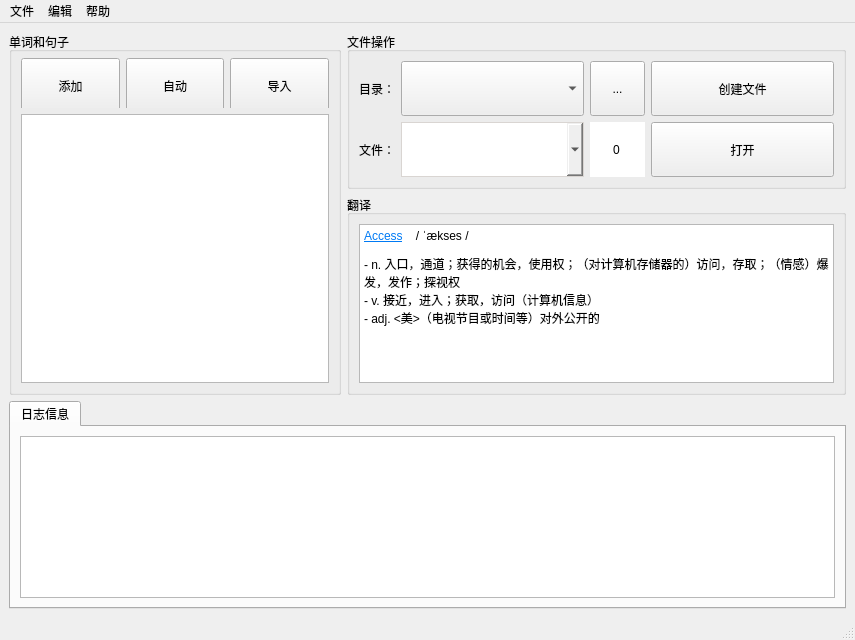
<?xml version="1.0" encoding="UTF-8"?>
<ui version="4.0">
 <class>MainWindow</class>
 <widget class="QMainWindow" name="MainWindow">
  <property name="geometry">
   <rect>
    <x>0</x>
    <y>0</y>
    <width>855</width>
    <height>640</height>
   </rect>
  </property>
  <property name="windowTitle">
   <string>MainWindow</string>
  </property>
  <widget class="QWidget" name="centralwidget">
   <layout class="QVBoxLayout" name="verticalLayout_8">
    <item>
     <layout class="QHBoxLayout" name="horizontalLayout_3" stretch="2,3">
      <item>
       <widget class="QGroupBox" name="listWgt">
        <property name="sizePolicy">
         <sizepolicy hsizetype="Expanding" vsizetype="Expanding">
          <horstretch>0</horstretch>
          <verstretch>0</verstretch>
         </sizepolicy>
        </property>
        <property name="minimumSize">
         <size>
          <width>0</width>
          <height>0</height>
         </size>
        </property>
        <property name="maximumSize">
         <size>
          <width>16777215</width>
          <height>16777215</height>
         </size>
        </property>
        <property name="title">
         <string>单词和句子</string>
        </property>
        <layout class="QVBoxLayout" name="listLayout" stretch="2,0">
         <property name="spacing">
          <number>6</number>
         </property>
         <property name="topMargin">
          <number>6</number>
         </property>
         <item>
          <widget class="QWidget" name="listPbnWgt" native="true">
           <property name="sizePolicy">
            <sizepolicy hsizetype="Preferred" vsizetype="Preferred">
             <horstretch>0</horstretch>
             <verstretch>0</verstretch>
            </sizepolicy>
           </property>
           <property name="minimumSize">
            <size>
             <width>0</width>
             <height>40</height>
            </size>
           </property>
           <property name="maximumSize">
            <size>
             <width>16777215</width>
             <height>50</height>
            </size>
           </property>
           <layout class="QHBoxLayout" name="horizontalLayout_2">
            <property name="sizeConstraint">
             <enum>QLayout::SetDefaultConstraint</enum>
            </property>
            <property name="leftMargin">
             <number>0</number>
            </property>
            <property name="topMargin">
             <number>0</number>
            </property>
            <property name="rightMargin">
             <number>0</number>
            </property>
            <property name="bottomMargin">
             <number>0</number>
            </property>
            <item>
             <widget class="QPushButton" name="addPbn">
              <property name="sizePolicy">
               <sizepolicy hsizetype="Preferred" vsizetype="Fixed">
                <horstretch>0</horstretch>
                <verstretch>0</verstretch>
               </sizepolicy>
              </property>
              <property name="minimumSize">
               <size>
                <width>0</width>
                <height>55</height>
               </size>
              </property>
              <property name="maximumSize">
               <size>
                <width>16777215</width>
                <height>16777215</height>
               </size>
              </property>
              <property name="text">
               <string>添加</string>
              </property>
             </widget>
            </item>
            <item>
             <widget class="QPushButton" name="autoPbn">
              <property name="sizePolicy">
               <sizepolicy hsizetype="Preferred" vsizetype="Fixed">
                <horstretch>0</horstretch>
                <verstretch>0</verstretch>
               </sizepolicy>
              </property>
              <property name="minimumSize">
               <size>
                <width>0</width>
                <height>55</height>
               </size>
              </property>
              <property name="maximumSize">
               <size>
                <width>16777215</width>
                <height>16777215</height>
               </size>
              </property>
              <property name="text">
               <string>自动</string>
              </property>
             </widget>
            </item>
            <item>
             <widget class="QPushButton" name="autoPbn_2">
              <property name="sizePolicy">
               <sizepolicy hsizetype="Preferred" vsizetype="Fixed">
                <horstretch>0</horstretch>
                <verstretch>0</verstretch>
               </sizepolicy>
              </property>
              <property name="minimumSize">
               <size>
                <width>0</width>
                <height>55</height>
               </size>
              </property>
              <property name="maximumSize">
               <size>
                <width>16777215</width>
                <height>16777215</height>
               </size>
              </property>
              <property name="text">
               <string>导入</string>
              </property>
             </widget>
            </item>
           </layout>
          </widget>
         </item>
         <item>
          <widget class="QListWidget" name="addList">
           <property name="sizePolicy">
            <sizepolicy hsizetype="Preferred" vsizetype="Preferred">
             <horstretch>0</horstretch>
             <verstretch>0</verstretch>
            </sizepolicy>
           </property>
           <property name="minimumSize">
            <size>
             <width>0</width>
             <height>0</height>
            </size>
           </property>
          </widget>
         </item>
        </layout>
       </widget>
      </item>
      <item>
       <layout class="QVBoxLayout" name="verticalLayout_2" stretch="1,3">
        <item>
         <widget class="QGroupBox" name="groupBox">
          <property name="title">
           <string>文件操作</string>
          </property>
          <layout class="QHBoxLayout" name="horizontalLayout">
           <item>
            <layout class="QVBoxLayout" name="verticalLayout">
             <item>
              <widget class="QLabel" name="label">
               <property name="text">
                <string>目录：</string>
               </property>
              </widget>
             </item>
             <item>
              <widget class="QLabel" name="label_2">
               <property name="text">
                <string>文件：</string>
               </property>
              </widget>
             </item>
            </layout>
           </item>
           <item>
            <layout class="QVBoxLayout" name="verticalLayout_3">
             <item>
              <widget class="QComboBox" name="tarPathCombox">
               <property name="sizePolicy">
                <sizepolicy hsizetype="Expanding" vsizetype="Expanding">
                 <horstretch>0</horstretch>
                 <verstretch>0</verstretch>
                </sizepolicy>
               </property>
               <property name="minimumSize">
                <size>
                 <width>70</width>
                 <height>35</height>
                </size>
               </property>
              </widget>
             </item>
             <item>
              <widget class="QComboBox" name="subPathComBox">
               <property name="sizePolicy">
                <sizepolicy hsizetype="Expanding" vsizetype="Expanding">
                 <horstretch>0</horstretch>
                 <verstretch>0</verstretch>
                </sizepolicy>
               </property>
               <property name="minimumSize">
                <size>
                 <width>80</width>
                 <height>35</height>
                </size>
               </property>
               <property name="styleSheet">
                <string notr="true">border: 1px solid #d9d5d2</string>
               </property>
              </widget>
             </item>
            </layout>
           </item>
           <item>
            <layout class="QVBoxLayout" name="verticalLayout_4">
             <item>
              <widget class="QToolButton" name="repoPathPtn">
               <property name="sizePolicy">
                <sizepolicy hsizetype="Fixed" vsizetype="Expanding">
                 <horstretch>0</horstretch>
                 <verstretch>0</verstretch>
                </sizepolicy>
               </property>
               <property name="minimumSize">
                <size>
                 <width>55</width>
                 <height>35</height>
                </size>
               </property>
               <property name="text">
                <string>...</string>
               </property>
              </widget>
             </item>
             <item>
              <widget class="QSpinBox" name="numSpinBox">
               <property name="sizePolicy">
                <sizepolicy hsizetype="Fixed" vsizetype="Expanding">
                 <horstretch>0</horstretch>
                 <verstretch>0</verstretch>
                </sizepolicy>
               </property>
               <property name="minimumSize">
                <size>
                 <width>55</width>
                 <height>35</height>
                </size>
               </property>
               <property name="styleSheet">
                <string notr="true">QSpinBox::up-button,QSpinBox::down-button
{
	width:0px;
}</string>
               </property>
               <property name="alignment">
                <set>Qt::AlignCenter</set>
               </property>
               <property name="maximum">
                <number>200</number>
               </property>
              </widget>
             </item>
            </layout>
           </item>
           <item>
            <layout class="QVBoxLayout" name="verticalLayout_6">
             <item>
              <widget class="QPushButton" name="createMarkdownPbn">
               <property name="sizePolicy">
                <sizepolicy hsizetype="Expanding" vsizetype="Fixed">
                 <horstretch>0</horstretch>
                 <verstretch>0</verstretch>
                </sizepolicy>
               </property>
               <property name="minimumSize">
                <size>
                 <width>0</width>
                 <height>55</height>
                </size>
               </property>
               <property name="text">
                <string>创建文件</string>
               </property>
              </widget>
             </item>
             <item>
              <widget class="QToolButton" name="OpenMarkdownPbn">
               <property name="sizePolicy">
                <sizepolicy hsizetype="Expanding" vsizetype="Fixed">
                 <horstretch>0</horstretch>
                 <verstretch>0</verstretch>
                </sizepolicy>
               </property>
               <property name="minimumSize">
                <size>
                 <width>90</width>
                 <height>55</height>
                </size>
               </property>
               <property name="text">
                <string>打开</string>
               </property>
              </widget>
             </item>
            </layout>
           </item>
          </layout>
         </widget>
        </item>
        <item>
         <widget class="QGroupBox" name="imgWgt">
          <property name="minimumSize">
           <size>
            <width>0</width>
            <height>0</height>
           </size>
          </property>
          <property name="title">
           <string>翻译</string>
          </property>
          <layout class="QVBoxLayout" name="verticalLayout_5">
           <item>
            <widget class="QTextBrowser" name="textBrowser">
             <property name="html">
              <string>&lt;!DOCTYPE HTML PUBLIC &quot;-//W3C//DTD HTML 4.0//EN&quot; &quot;http://www.w3.org/TR/REC-html40/strict.dtd&quot;&gt;
&lt;html&gt;&lt;head&gt;&lt;meta name=&quot;qrichtext&quot; content=&quot;1&quot; /&gt;&lt;meta charset=&quot;utf-8&quot; /&gt;&lt;style type=&quot;text/css&quot;&gt;
p, li { white-space: pre-wrap; }
hr { height: 1px; border-width: 0; }
li.unchecked::marker { content: &quot;\2610&quot;; }
li.checked::marker { content: &quot;\2612&quot;; }
&lt;/style&gt;&lt;/head&gt;&lt;body style=&quot; font-family:'Microsoft YaHei UI'; font-size:9pt; font-weight:400; font-style:normal;&quot;&gt;
&lt;p style=&quot; margin-top:12px; margin-bottom:12px; margin-left:0px; margin-right:0px; -qt-block-indent:0; text-indent:0px;&quot;&gt;&lt;a href=&quot;https://dictionary.cambridge.org/dictionary/english-chinese-simplified/Access&quot;&gt;&lt;span style=&quot; text-decoration: underline; color:#007af4;&quot;&gt;Access&lt;/span&gt;&lt;/a&gt;    / ˈækses /     &lt;/p&gt;
&lt;p style=&quot; margin-top:0px; margin-bottom:0px; margin-left:0px; margin-right:0px; -qt-block-indent:0; text-indent:0px;&quot;&gt;- n. 入口，通道；获得的机会，使用权；（对计算机存储器的）访问，存取；（情感）爆发，发作；探视权 &lt;/p&gt;
&lt;p style=&quot; margin-top:0px; margin-bottom:0px; margin-left:0px; margin-right:0px; -qt-block-indent:0; text-indent:0px;&quot;&gt;- v. 接近，进入；获取，访问（计算机信息） &lt;/p&gt;
&lt;p style=&quot; margin-top:0px; margin-bottom:0px; margin-left:0px; margin-right:0px; -qt-block-indent:0; text-indent:0px;&quot;&gt;- adj. &amp;lt;美&amp;gt;（电视节目或时间等）对外公开的 &lt;/p&gt;&lt;/body&gt;&lt;/html&gt;</string>
             </property>
            </widget>
           </item>
          </layout>
         </widget>
        </item>
       </layout>
      </item>
     </layout>
    </item>
    <item>
     <widget class="QTabWidget" name="tabWgt">
      <property name="currentIndex">
       <number>0</number>
      </property>
      <widget class="QWidget" name="logWgt">
       <attribute name="title">
        <string>日志信息</string>
       </attribute>
       <layout class="QVBoxLayout" name="verticalLayout_7">
        <item>
         <widget class="QTextBrowser" name="logText"/>
        </item>
       </layout>
      </widget>
     </widget>
    </item>
   </layout>
  </widget>
  <widget class="QMenuBar" name="menubar">
   <property name="geometry">
    <rect>
     <x>0</x>
     <y>0</y>
     <width>855</width>
     <height>17</height>
    </rect>
   </property>
   <widget class="QMenu" name="menu">
    <property name="title">
     <string>文件</string>
    </property>
    <addaction name="actSysini"/>
    <addaction name="actionactFileConf"/>
    <addaction name="actRestart"/>
   </widget>
   <widget class="QMenu" name="menu_2">
    <property name="title">
     <string>编辑</string>
    </property>
   </widget>
   <widget class="QMenu" name="menu_3">
    <property name="title">
     <string>帮助</string>
    </property>
    <addaction name="actionAbout"/>
   </widget>
   <addaction name="menu"/>
   <addaction name="menu_2"/>
   <addaction name="menu_3"/>
  </widget>
  <widget class="QStatusBar" name="statusbar"/>
  <action name="actRestart">
   <property name="text">
    <string>重启</string>
   </property>
  </action>
  <action name="actSysini">
   <property name="text">
    <string>系统配置</string>
   </property>
  </action>
  <action name="actionactFileConf">
   <property name="text">
    <string>文件配置</string>
   </property>
  </action>
  <action name="actionAbout">
   <property name="text">
    <string>about</string>
   </property>
  </action>
 </widget>
 <resources/>
 <connections/>
</ui>
